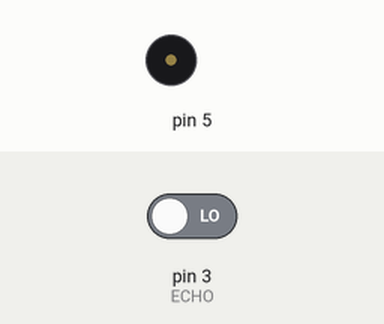
A sketch run on a simulated Arduino Uno, built with avr-gcc and run on an emulated ATmega328P. On the bench: buzzer (waves = sounding). The test bench sets the inputs (shaded band); at power-on: pin 3 (ECHO) LOW. What the sketch prints to the serial monitor is not drawn.

Above: at 0.5 s.
Timing chart, 0 to 3.5 s (numbered marks = the images above):
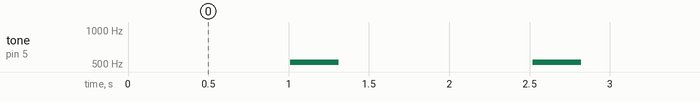

Measured:
- by itself, tone on pin 5: alternates 520 Hz for 0.30 s and silent for 1.2 s

The sketch:

ECHO_DISTANCE.ino
```cpp
#define TRIGER 4
#define ECHO 3

void setup() {

  pinMode(ECHO,INPUT);
  pinMode(TRIGER,OUTPUT);

  Serial.begin(9600);


}

void loop() {
  float duration, distance;

  digitalWrite(TRIGER,HIGH);
  delay(10);
  digitalWrite(TRIGER,LOW);

  duration = pulseIn(ECHO,HIGH);

  distance = (float)((duration * 340)/10000) / 2;

  Serial.print(distance);
  Serial.println("cm");

  if(distance < 20) {
    tone(5,520,300);
  }
  delay(500);


}
```
